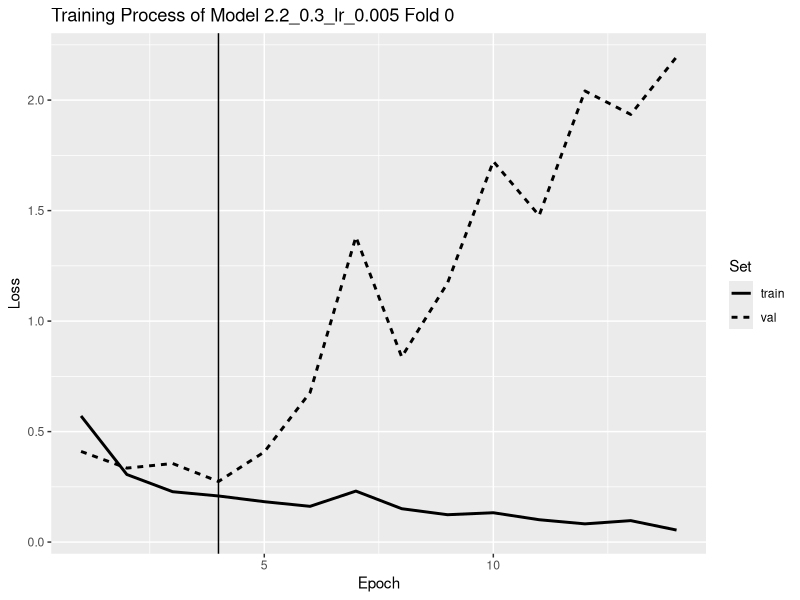

Generate this figure with R:
library(ggplot2)
library(data.table)

data <- data.table(Epoch=c(seq(1, 14), seq(1, 14)),
                   Fold = c(rep('0', 14), rep('0',14)),
                   Set = c(rep('train', 14), rep('val', 14)),
                   
                   Loss = c(0.570713, 0.305772, 0.227960, 0.208673, 0.182775, 0.161829, 0.230814, 0.151067, 0.123855, 0.132804,
                            0.101202, 0.082469, 0.097137, 0.054364,  
                            
                            0.410208, 0.334800, 0.355585, 0.274127, 0.407790, 0.677067, 1.380870, 0.837761, 1.172343, 1.722758,
                            1.477623, 2.041316, 1.935029, 2.195568
                            ))

ggplot(data = data, mapping = aes(x = Epoch, y = Loss, linetype = Set))+
  geom_line(data = data[data$Set == 'train' & data$Fold == '0'], size = 1)+
  geom_line(data = data[data$Set == 'val'& data$Fold == '0'], mapping = aes(x = Epoch, y = Loss), size = 1)+
  ggtitle('Training Process of Model 2.2_0.3_lr_0.005 Fold 0')+
  geom_vline(xintercept = 4)
  


